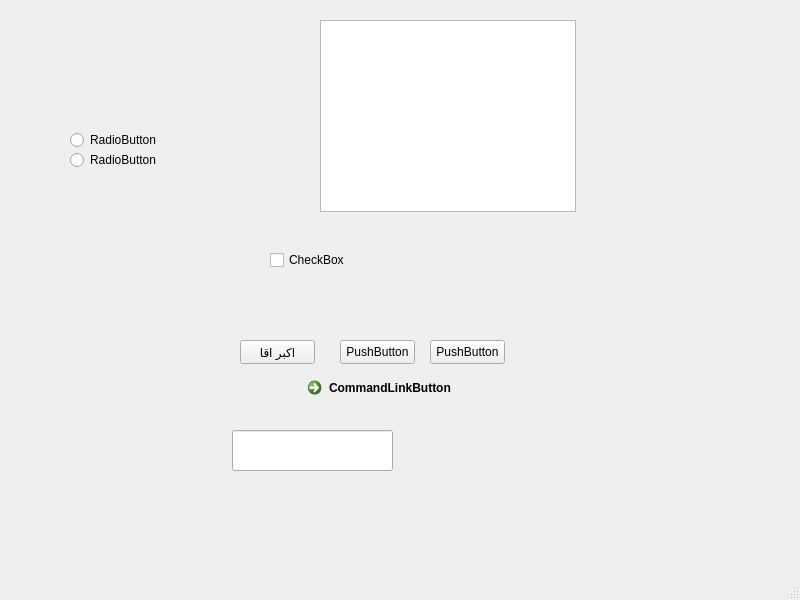
<?xml version="1.0" encoding="UTF-8"?>
<ui version="4.0">
 <class>MainWindow</class>
 <widget class="QMainWindow" name="MainWindow">
  <property name="geometry">
   <rect>
    <x>0</x>
    <y>0</y>
    <width>800</width>
    <height>600</height>
   </rect>
  </property>
  <property name="windowTitle">
   <string>MainWindow</string>
  </property>
  <widget class="QWidget" name="centralwidget">
   <widget class="QCheckBox" name="checkBox">
    <property name="geometry">
     <rect>
      <x>270</x>
      <y>250</y>
      <width>75</width>
      <height>20</height>
     </rect>
    </property>
    <property name="text">
     <string>CheckBox</string>
    </property>
   </widget>
   <widget class="QRadioButton" name="radioButton">
    <property name="geometry">
     <rect>
      <x>70</x>
      <y>150</y>
      <width>89</width>
      <height>20</height>
     </rect>
    </property>
    <property name="text">
     <string>RadioButton</string>
    </property>
   </widget>
   <widget class="QCommandLinkButton" name="commandLinkButton">
    <property name="geometry">
     <rect>
      <x>300</x>
      <y>370</y>
      <width>186</width>
      <height>41</height>
     </rect>
    </property>
    <property name="text">
     <string>CommandLinkButton</string>
    </property>
   </widget>
   <widget class="QPushButton" name="Akbar">
    <property name="geometry">
     <rect>
      <x>240</x>
      <y>340</y>
      <width>75</width>
      <height>24</height>
     </rect>
    </property>
    <property name="text">
     <string>اکبر اقا</string>
    </property>
   </widget>
   <widget class="QTextBrowser" name="textBrowser">
    <property name="geometry">
     <rect>
      <x>320</x>
      <y>20</y>
      <width>256</width>
      <height>192</height>
     </rect>
    </property>
   </widget>
   <widget class="QPushButton" name="pushButton_2">
    <property name="geometry">
     <rect>
      <x>340</x>
      <y>340</y>
      <width>75</width>
      <height>24</height>
     </rect>
    </property>
    <property name="text">
     <string>PushButton</string>
    </property>
   </widget>
   <widget class="QRadioButton" name="radioButton_2">
    <property name="geometry">
     <rect>
      <x>70</x>
      <y>130</y>
      <width>89</width>
      <height>20</height>
     </rect>
    </property>
    <property name="text">
     <string>RadioButton</string>
    </property>
   </widget>
   <widget class="QPushButton" name="pushButton_3">
    <property name="geometry">
     <rect>
      <x>430</x>
      <y>340</y>
      <width>75</width>
      <height>24</height>
     </rect>
    </property>
    <property name="text">
     <string>PushButton</string>
    </property>
   </widget>
   <widget class="QLineEdit" name="lineEdit">
    <property name="geometry">
     <rect>
      <x>232</x>
      <y>430</y>
      <width>161</width>
      <height>41</height>
     </rect>
    </property>
   </widget>
  </widget>
  <widget class="QMenuBar" name="menubar">
   <property name="geometry">
    <rect>
     <x>0</x>
     <y>0</y>
     <width>800</width>
     <height>22</height>
    </rect>
   </property>
  </widget>
  <widget class="QStatusBar" name="statusbar"/>
 </widget>
 <resources/>
 <connections/>
</ui>
